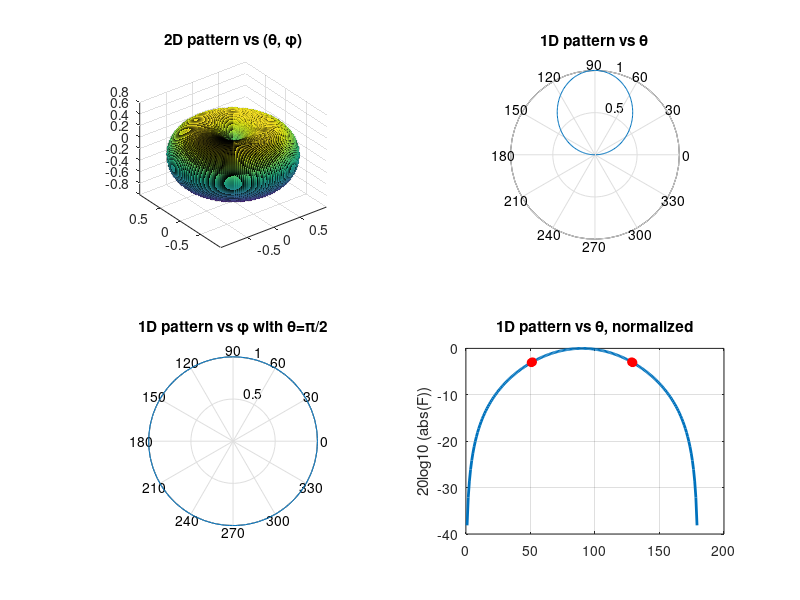

MATLAB code to generate this figure:
%Plot 2D pattern
f = 3*10^8; c = 3*10^8; lambda = c/f; k = 2*pi/lambda;
l = 0.25*lambda;
N_theta = 200; N_phi = 200;
[theta,phi] = meshgrid(0:pi./(N_theta-1):pi, 0:2*pi./(N_phi-1):2*pi);
F = ((cos(k*l*cos(theta))-cos(k*l))./sin(theta));
XD = abs(F).*sin(theta).*cos(phi);
YD = abs(F).*sin(theta).*sin(phi);
ZD = abs(F).*cos(theta);
subplot(2,2,1); surf(XD,YD,ZD);
title('2D pattern vs (\theta, \phi)'); axis image; rotate3d on; grid on;
% Pattern vs \theta in polar coordinates
N_theta = 200;
theta = [0: pi/( N_theta-1):pi];
F = (cos(k*l*cos(theta))-cos(k*l))./sin(theta);
subplot(2,2,2)
polar(theta,abs(F))
title('1D pattern vs \theta'); grid on
% Pattern vs \theta in rectangular coordinates
subplot(2,2,4)
% Normalize F for dB calculation
F_normalized = abs(F)/max(abs(F));
F_db = 20*log10(F_normalized);

% Define target dB value
target_db = -3;

% Find ALL indices close to -3 dB (within a small tolerance)
tolerance = 0.1;  % Adjust this value to control how close to -3 dB
indices = find(abs(F_db - target_db) < tolerance);

% Get corresponding theta values in degrees
theta_at_minus3db = theta(indices) * 180/pi;

plot(theta/pi*180, F_db, 'linewidth', 2)
title('1D pattern vs \theta, normalized'); grid on; ylabel('20log10 (abs(F))')

% Print out the -3 dB point values
disp('Theta values at -3 dB:');
for i = 1:length(indices)
    fprintf('Theta = %.4f degrees\n', theta_at_minus3db(i));
end
hold on;
plot(theta_at_minus3db, F_db(indices), 'ro', 'MarkerFaceColor', 'r');
hold off;

% Calculate and display the difference between max and min theta values at -3 dB
if length(theta_at_minus3db) > 1
    theta_difference = max(theta_at_minus3db) - min(theta_at_minus3db);
    fprintf('Difference between max and min theta at -3 dB: %.4f degrees\n', theta_difference);
else
    fprintf('Not enough points to calculate difference\n');
end

% Pattern vs \phi in polar coordinates
subplot(2,2,3)
phi =[0: 2*pi/( N_phi-1):2*pi];
theta = pi/2;
F = (cos(k*l*cos(theta))-cos(k*l))./sin(theta)*ones(size(phi));
polar(phi, abs(F))
title('1D pattern vs \phi with \theta=\pi/2'); grid on